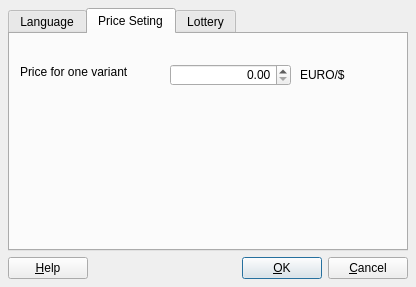
<?xml version="1.0" encoding="UTF-8"?>
<ui version="4.0">
 <class>settingWidget</class>
 <widget class="QDialog" name="settingWidget">
  <property name="geometry">
   <rect>
    <x>0</x>
    <y>0</y>
    <width>416</width>
    <height>287</height>
   </rect>
  </property>
  <property name="windowTitle">
   <string>Settings</string>
  </property>
  <property name="windowIcon">
   <iconset resource="../build/images/resurce.qrc">
    <normaloff>:/icons/settings.png</normaloff>:/icons/settings.png</iconset>
  </property>
  <layout class="QVBoxLayout">
   <property name="spacing">
    <number>6</number>
   </property>
   <property name="margin">
    <number>8</number>
   </property>
   <item>
    <widget class="QTabWidget" name="tabWidget">
     <property name="enabled">
      <bool>true</bool>
     </property>
     <property name="currentIndex">
      <number>1</number>
     </property>
     <widget class="QWidget" name="tabGeneral">
      <attribute name="icon">
       <iconset resource="../build/images/resurce.qrc">
        <normaloff>:/icons/flag.png</normaloff>:/icons/flag.png</iconset>
      </attribute>
      <attribute name="title">
       <string>Language</string>
      </attribute>
      <layout class="QVBoxLayout">
       <property name="spacing">
        <number>6</number>
       </property>
       <property name="margin">
        <number>8</number>
       </property>
       <item>
        <widget class="QLabel" name="label">
         <property name="text">
          <string>Language &lt;i&gt;(requires restart to take effect)&lt;/i&gt;</string>
         </property>
        </widget>
       </item>
       <item>
        <widget class="QComboBox" name="cmbLocale"/>
       </item>
       <item>
        <spacer>
         <property name="orientation">
          <enum>Qt::Vertical</enum>
         </property>
         <property name="sizeHint" stdset="0">
          <size>
           <width>20</width>
           <height>40</height>
          </size>
         </property>
        </spacer>
       </item>
      </layout>
     </widget>
     <widget class="QWidget" name="tabStart">
      <property name="enabled">
       <bool>true</bool>
      </property>
      <attribute name="title">
       <string>Price Seting</string>
      </attribute>
      <widget class="QLabel" name="labelPrice">
       <property name="geometry">
        <rect>
         <x>10</x>
         <y>30</y>
         <width>141</width>
         <height>16</height>
        </rect>
       </property>
       <property name="text">
        <string>Price for one variant</string>
       </property>
      </widget>
      <widget class="QDoubleSpinBox" name="priceV">
       <property name="geometry">
        <rect>
         <x>160</x>
         <y>30</y>
         <width>121</width>
         <height>22</height>
        </rect>
       </property>
       <property name="alignment">
        <set>Qt::AlignRight|Qt::AlignTrailing|Qt::AlignVCenter</set>
       </property>
       <property name="maximum">
        <double>999999999.990000009536743</double>
       </property>
      </widget>
      <widget class="QLabel" name="Moneda">
       <property name="geometry">
        <rect>
         <x>290</x>
         <y>30</y>
         <width>61</width>
         <height>21</height>
        </rect>
       </property>
       <property name="text">
        <string>EURO/$</string>
       </property>
      </widget>
     </widget>
     <widget class="QWidget" name="tabLoteri">
      <property name="enabled">
       <bool>false</bool>
      </property>
      <attribute name="title">
       <string>Lottery</string>
      </attribute>
      <widget class="QWidget" name="layoutWidget">
       <property name="geometry">
        <rect>
         <x>10</x>
         <y>10</y>
         <width>361</width>
         <height>22</height>
        </rect>
       </property>
       <layout class="QHBoxLayout">
        <property name="spacing">
         <number>1</number>
        </property>
        <property name="margin">
         <number>0</number>
        </property>
        <item>
         <widget class="QLabel" name="LotoName">
          <property name="text">
           <string>Loteri Name</string>
          </property>
         </widget>
        </item>
        <item>
         <widget class="QLineEdit" name="lotoName"/>
        </item>
       </layout>
      </widget>
      <widget class="QWidget" name="layoutWidget">
       <property name="geometry">
        <rect>
         <x>11</x>
         <y>40</y>
         <width>361</width>
         <height>22</height>
        </rect>
       </property>
       <layout class="QHBoxLayout" name="horizontalLayout">
        <item>
         <widget class="QLabel" name="MaxNr">
          <property name="text">
           <string>Extract Numbers</string>
          </property>
         </widget>
        </item>
        <item>
         <spacer name="horizontalSpacer">
          <property name="orientation">
           <enum>Qt::Horizontal</enum>
          </property>
          <property name="sizeHint" stdset="0">
           <size>
            <width>168</width>
            <height>20</height>
           </size>
          </property>
         </spacer>
        </item>
        <item>
         <widget class="QSpinBox" name="extractNr"/>
        </item>
       </layout>
      </widget>
      <widget class="QWidget" name="layoutWidget">
       <property name="geometry">
        <rect>
         <x>10</x>
         <y>80</y>
         <width>361</width>
         <height>22</height>
        </rect>
       </property>
       <layout class="QHBoxLayout" name="horizontalLayout_2">
        <item>
         <widget class="QLabel" name="label_2">
          <property name="text">
           <string>Max Number</string>
          </property>
         </widget>
        </item>
        <item>
         <spacer name="horizontalSpacer_2">
          <property name="orientation">
           <enum>Qt::Horizontal</enum>
          </property>
          <property name="sizeHint" stdset="0">
           <size>
            <width>218</width>
            <height>20</height>
           </size>
          </property>
         </spacer>
        </item>
        <item>
         <widget class="QSpinBox" name="maxNr"/>
        </item>
       </layout>
      </widget>
     </widget>
    </widget>
   </item>
   <item>
    <layout class="QHBoxLayout">
     <property name="spacing">
      <number>6</number>
     </property>
     <property name="margin">
      <number>0</number>
     </property>
     <item>
      <widget class="QPushButton" name="buttonHelp">
       <property name="text">
        <string>&amp;Help</string>
       </property>
       <property name="shortcut">
        <string>F1</string>
       </property>
       <property name="autoDefault">
        <bool>true</bool>
       </property>
      </widget>
     </item>
     <item>
      <spacer>
       <property name="orientation">
        <enum>Qt::Horizontal</enum>
       </property>
       <property name="sizeType">
        <enum>QSizePolicy::Expanding</enum>
       </property>
       <property name="sizeHint" stdset="0">
        <size>
         <width>20</width>
         <height>20</height>
        </size>
       </property>
      </spacer>
     </item>
     <item>
      <widget class="QPushButton" name="buttonOk">
       <property name="text">
        <string>&amp;OK</string>
       </property>
       <property name="shortcut">
        <string/>
       </property>
       <property name="autoDefault">
        <bool>true</bool>
       </property>
       <property name="default">
        <bool>true</bool>
       </property>
      </widget>
     </item>
     <item>
      <widget class="QPushButton" name="buttonCancel">
       <property name="text">
        <string>&amp;Cancel</string>
       </property>
       <property name="shortcut">
        <string/>
       </property>
       <property name="autoDefault">
        <bool>true</bool>
       </property>
      </widget>
     </item>
    </layout>
   </item>
  </layout>
 </widget>
 <tabstops>
  <tabstop>tabWidget</tabstop>
  <tabstop>lotoName</tabstop>
  <tabstop>buttonHelp</tabstop>
  <tabstop>buttonOk</tabstop>
  <tabstop>buttonCancel</tabstop>
 </tabstops>
 <resources>
  <include location="../build/images/resurce.qrc"/>
 </resources>
 <connections>
  <connection>
   <sender>buttonCancel</sender>
   <signal>clicked()</signal>
   <receiver>settingWidget</receiver>
   <slot>reject()</slot>
   <hints>
    <hint type="sourcelabel">
     <x>361</x>
     <y>280</y>
    </hint>
    <hint type="destinationlabel">
     <x>172</x>
     <y>279</y>
    </hint>
   </hints>
  </connection>
 </connections>
</ui>
